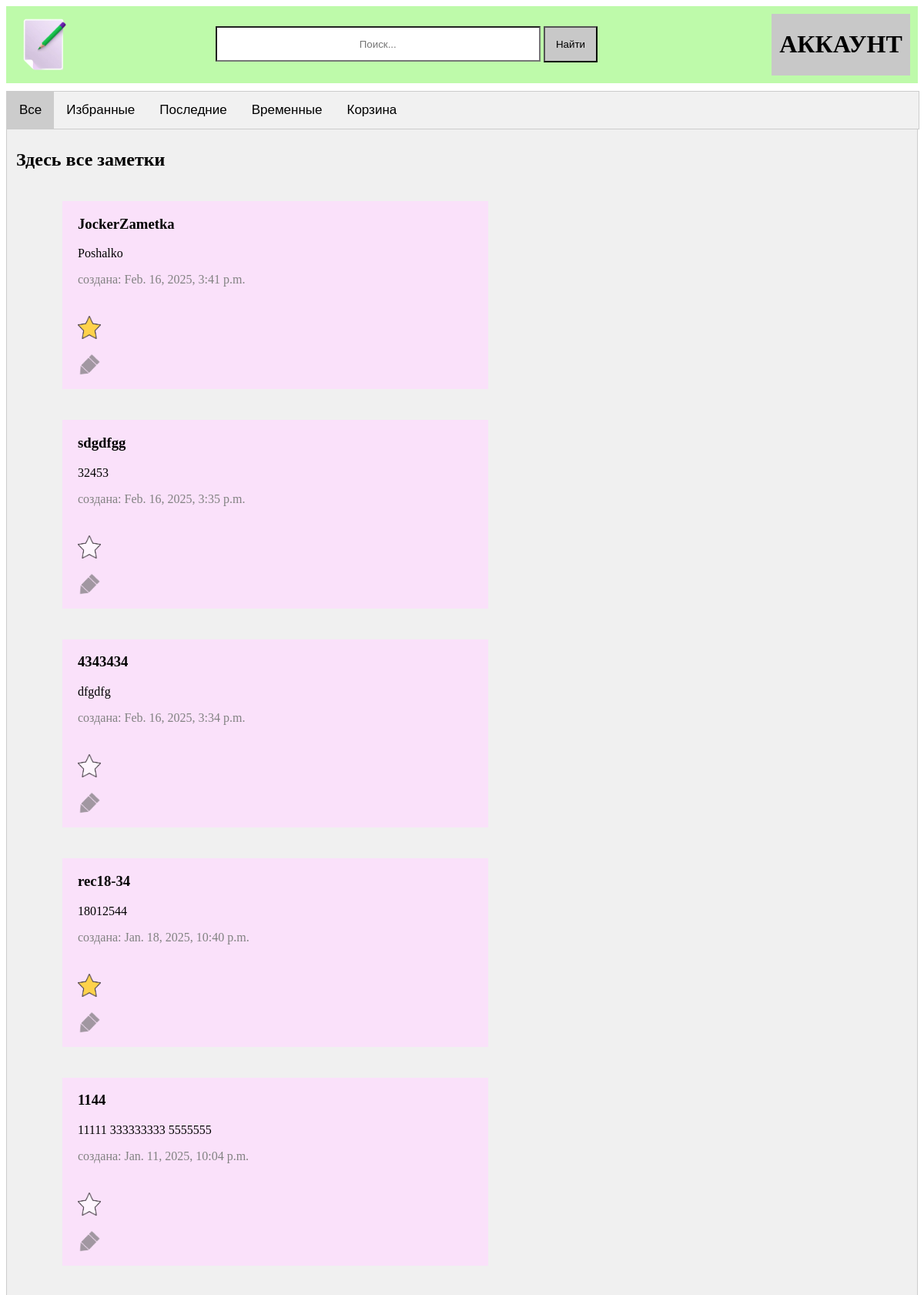
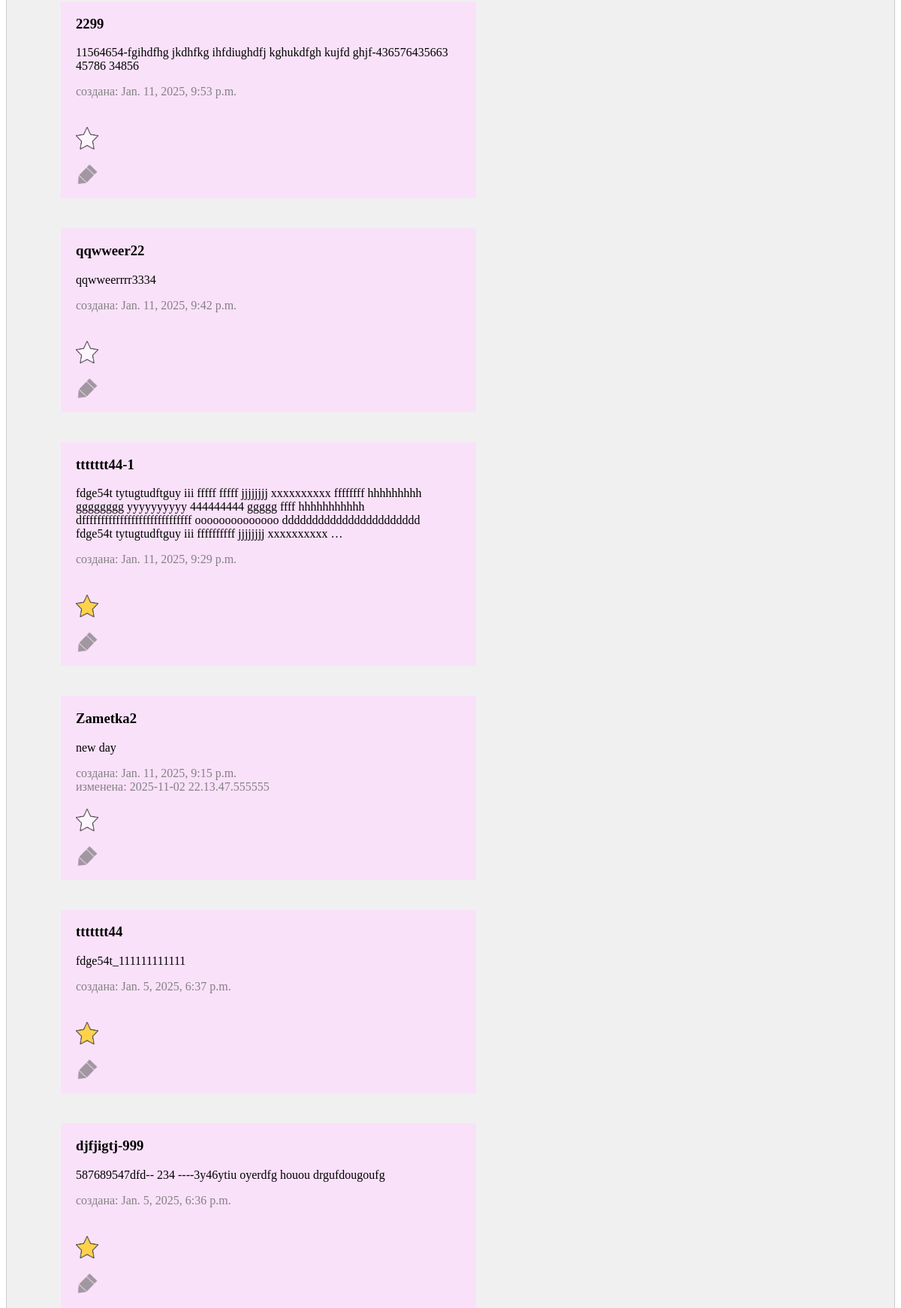
The page / (upper part) on the database its author committed (2 pictures, top to bottom).
### notesApp/models.py (models this page shows)
class Note(models.Model):
    title = models.CharField(max_length=200)
    content = models.TextField(blank=True, null=True)
    created_at = models.DateTimeField(auto_now_add=True)
    is_favorite = models.IntegerField(default=0)
    action_dt = models.TextField(blank=True, null=True)
    is_last = models.BooleanField(default=False)
    is_in_recycle = models.BooleanField(default=False)
    last_update = models.TextField(blank=True, null=True)

### notesApp/views.py (the view)
# urls.py: path('', views.note_list, name='note_list'),
def note_list(request):
    notes = Note.objects.all()
    notesDesc = Note.objects.order_by('-created_at').filter(is_in_recycle=0)
    notesFavs = Note.objects.filter(is_favorite=1).order_by('-last_update').order_by('-created_at')
    notesTemp = Note.objects.exclude(action_dt='').order_by('-action_dt').filter(is_in_recycle=0) #111
    notesLast = Note.objects.filter(is_last=1).order_by('-last_update').order_by('-created_at')
    notesRec = Note.objects.filter(is_in_recycle=1)
    return render(request, 'notesApp/note_list.html',
              {'notes': notes, 'notesDesc': notesDesc, 'notesFavs': notesFavs, 'notesTemp': notesTemp,
               'notesLast': notesLast, 'notesRec': notesRec})

### notesApp/templates/notesApp/note_list.html (shortened to what this page needs)
{% load static %}
<!DOCTYPE html>
<html>
<head>
    <link rel="stylesheet" href="{% static 'css/notesApp.css' %}">
</head>
<body>
    <header class="header-class">
        <div class="logo-class">
            <img id="logo" name="logo" src="/static/img/logo_notes_3.png" width="80px" height="80px"/>
        </div>
        <div class="search-class">
            <form id="search-form">
              <input class="search-class-area" type="text" id="search-input" name="q" placeholder="Поиск...">
              <button class="search-class-button" type="submit">Найти</button>
            </form>
    </div>
        <div class="account-class"><h1>АККАУНТ</h1></div>
    </header>
    <div class="main-body-class">
        <div class="tab">
            <button class="tablinks" onclick="openSection(event, 'All')" id="defaultOpen">Все</button>
            <button class="tablinks" onclick="openSection(event, 'Favs')">Избранные</button>
            <button class="tablinks" onclick="openSection(event, 'Last')">Последние</button>
            <button class="tablinks" onclick="openSection(event, 'Time')">Временные</button>
            <button class="tablinks" onclick="openSection(event, 'Recycle')">Корзина</button>
        </div>
        <div id="All" class="tabcontent">
            <h2>Здесь все заметки</h2>
                {% for note in notesDesc %}
                    <div class="note-class">
                        <div class="left-note-content">
                            <a onclick="viewNote({{note.id}});return false;">
                                <h3>{{ note.title }} <br></h3>
                            </a>
                            <span class="span-content">
                                {{ note.content|truncatechars:260 }} <br>
                            </span>
                            <span class="span-gray">
                                {{  "создана: " }}
                                {{ note.created_at }}<br>
                            </span>
                            {% if note.last_update %}
                                <span class="span-gray">
                                    {{  "изменена: " }}
                                    {{ note.last_update }}
                                </span>
                            {% else %}
                                {{ "&nbsp; " }}
                            {% endif %}
                        </div>
                        <div class="right-note-content">
                            {% if note.is_favorite %}
                                <img id="a-right-fav-0" name="favimg" src="/static/img/star_1.png" class="right-favs-img"/><br>
                            {% else %}
                                <img id="a-right-fav-1" name="favimg" src="/static/img/star_0.png" class="right-favs-img"/><br>
                            {% endif %}
                            <a onclick="updateNote({{note.id}});return false;">
                                <img id="a-right-update" name="favimg" src="/static/img/pencil.png" class="right-update-img"/>
                            </a>
                        </div>
                    </div>
                {% endfor %}
        </div>
    </div>
</body>
</html>

### notesApp/static/css/notesApp.css (style rules this page uses)
.header-class { padding-top: 5px; padding-bottom: 10px; margin-bottom: 10px; background: rgb(190, 250, 170); position: sticky; z-index: 100; top: 0px; width: 100%; height: 85px; display: flex; flex-direction: row; justify-content: space-between; }
.logo-class { width: 3%; height: 80px; display: inline-block; margin-left: 10px; margin-top: 5px; display: flex; flex-direction: column; justify-content: left; }
.search-class { background: rgb(190, 250, 170); width: 50%; height: 80px; margin-top: 5px; display: inline-block; text-align: center; display: flex; flex-direction: column; justify-content: left; }
.search-class-area { background: rgb(255, 255, 255); width: 70%; height: 40px; margin-top: 16px; display: inline-block; text-align: center; }
.search-class-button { background: rgb(200, 200, 200); width: 70px; height: 47px; margin-top: 0px; display: inline-block; margin-left: 0px; text-align: center; }
.account-class { background: rgb(200, 200, 200); width: 10%; height: 80px; margin-top: 5px; margin-right: 10px; display: inline-block; text-align: center; min-width: 180px; display: flex; flex-direction: column; justify-content: left; }
.main-body-class { background: rgb(240, 240, 240); }
.span-gray { color: rgb(130, 130, 130); }
.span-content { padding-right: 20px; }
.note-class { background: rgb(250, 225, 250); width: 46%; margin-bottom: 20px; margin-top: 20px; margin-left: 60px; padding-bottom: 15px; padding-left: 20px; padding-top: 0px; display: inline-block; vertical-align: top; }
.tab { overflow: hidden; border: 1px solid #ccc; background-color: #f1f1f1; width: 100%; position: -webkit-sticky; // Для поддержки Safari position: sticky; top: 0; }
.tab button { background-color: inherit; float: left; border: none; outline: none; cursor: pointer; padding: 14px 16px; transition: 0.3s; font-size: 17px; }
.tab button.active { background-color: #ccc; }
.tabcontent { display: none; padding: 6px 12px; border: 1px solid #ccc; border-top: none; animation: fadeEffect 1s; }
.left-note-content { display: inline-block; width: 95%; }
.right-note-content { display: inline-block; vertical-align: top; margin-top: 20px; height: 80px; }
.right-favs-img { height: 30px; width: 30px; margin-bottom: 15px; opacity: 70%; }
.right-update-img { height: 30px; width: 30px; opacity: 60%; }

### rows shown on the page
Note: title "JockerZametka", content "Poshalko", value "создана:", created_at "Feb. 16, 2025, 3:41 p.m.", is_favorite 1 (drawn)
Note: title "sdgdfgg", content "32453", value "создана:", created_at "Feb. 16, 2025, 3:35 p.m.", is_favorite 0 (drawn)
Note: title "4343434", content "dfgdfg", value "создана:", created_at "Feb. 16, 2025, 3:34 p.m.", is_favorite 0 (drawn)
Note: title "rec18-34", content "18012544", value "создана:", created_at "Jan. 18, 2025, 10:40 p.m.", is_favorite 1 (drawn)
Note: title "1144", content "11111 333333333 5555555", value "создана:", created_at "Jan. 11, 2025, 10:04 p.m.", is_favorite 0 (drawn)
Note: title "2299", content "11564654-fgihdfhg jkdhfkg ihfdiughdfj kghukdfgh kujfd ghjf-436576435663 45786 34856", value "создана:", created_at "Jan. 11, 2025, 9:53 p.m.", is_favorite 0 (drawn)
Note: title "qqwweer22", content "qqwweerrrr3334", value "создана:", created_at "Jan. 11, 2025, 9:42 p.m.", is_favorite 0 (drawn)
Note: title "ttttttt44-1", content "fdge54t tytugtudftguy iii fffff fffff jjjjjjjj xxxxxxxxxx ffffffff hhhhhhhhh gggggggg yyyyyyyyyy 444444444 ggggg ffff hhhhhhhhhhh dfffffffffffffffffffffffffffff oooooooooooooo ddddddddddddddddddddddd fdge54t tytugtudftguy iii ffffffffff jjjjjjjj xxxxxxxxxx …", value "создана:", created_at "Jan. 11, 2025, 9:29 p.m.", is_favorite 1 (drawn)
Note: title "Zametka2", content "new day", value "создана:", created_at "Jan. 11, 2025, 9:15 p.m.", value "изменена:", last_update "2025-11-02 22.13.47.555555", is_favorite 0 (drawn)
Note: title "ttttttt44", content "fdge54t_111111111111", value "создана:", created_at "Jan. 5, 2025, 6:37 p.m.", is_favorite 1 (drawn)
Note: title "djfjigtj-999", content "587689547dfd-- 234 ----3y46ytiu oyerdfg houou drgufdougoufg", value "создана:", created_at "Jan. 5, 2025, 6:36 p.m.", is_favorite 1 (drawn)
